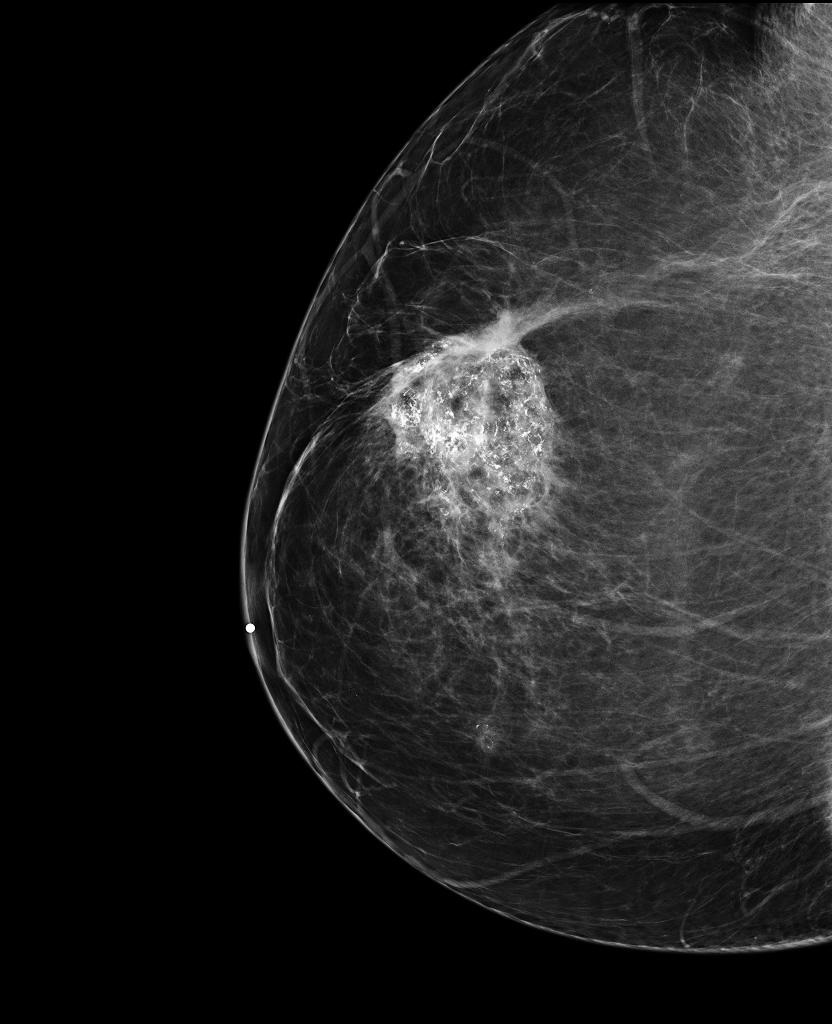
%> input picture ImageProcessing/Sample/3CC_0.jpg, 832 x 1024 px
$ octave Mammogram_Edge.m   (GNU Octave 9; MATLAB toolbox functions it lacks are replaced by stand-ins)
%> lines starting %> are read from the running program, lines starting %| are printed output that depends on the picture; in (x1, y1, x2, y2) boxes, pixels count from 0 and x2, y2 are one past the last pixel; in counts of white or black regions, pixels touching at a corner belong together; the program's own positions count from 1
warning('off','all') %% DON'T WANT TO SEE ANY WARNINGS
clc;
clear all
%% Mammogram Sample %%
img_url = 'Sample/3CC_0.jpg';

I = imread(img_url); %% READ IMAGE
%> I is the input picture: size 1024x832x3 uint8; min 0, max 255, mean 32.8
figure('name', 'Original Mammogram Sample');
imshow(I);

K = imadjust(I,[0 1],[1 0]); %% INVERT IT 1-0 and 0-1
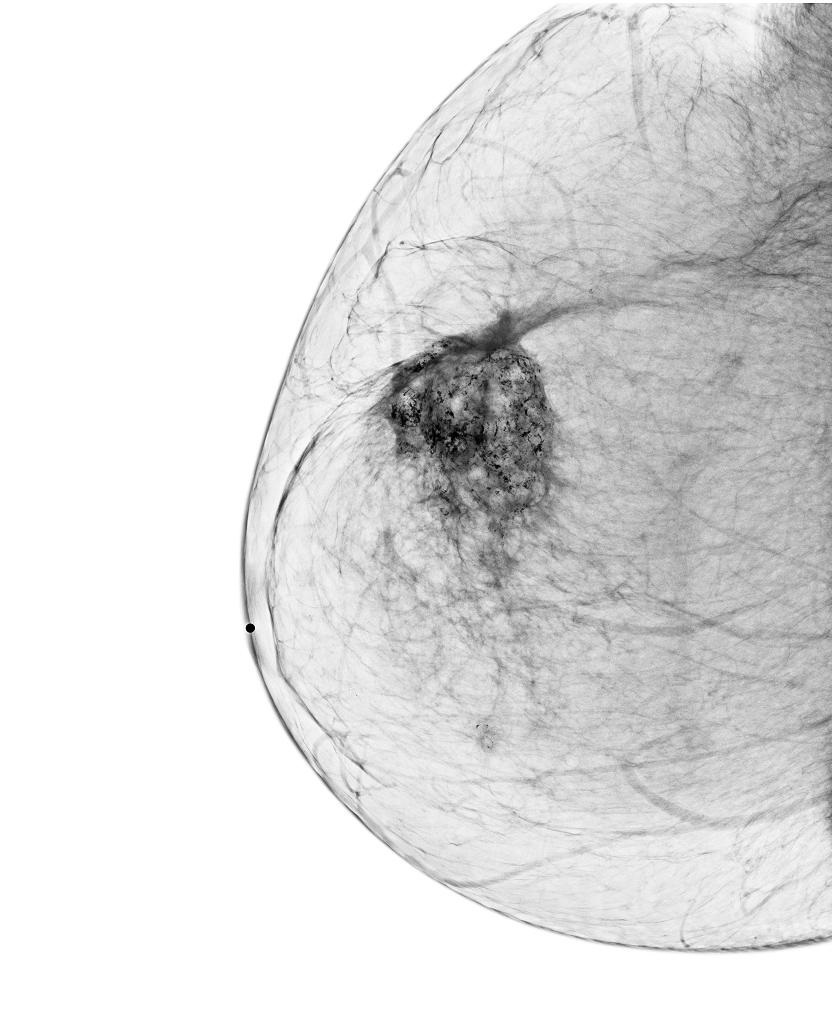
%> K: size 1024x832x3 uint8; min 0, max 255, mean 222.2
figure('name', 'Inverted Image using imadjust');
imshow(K)


E_I = I(:,:,1);

E_k = edge(E_I,'sobel');
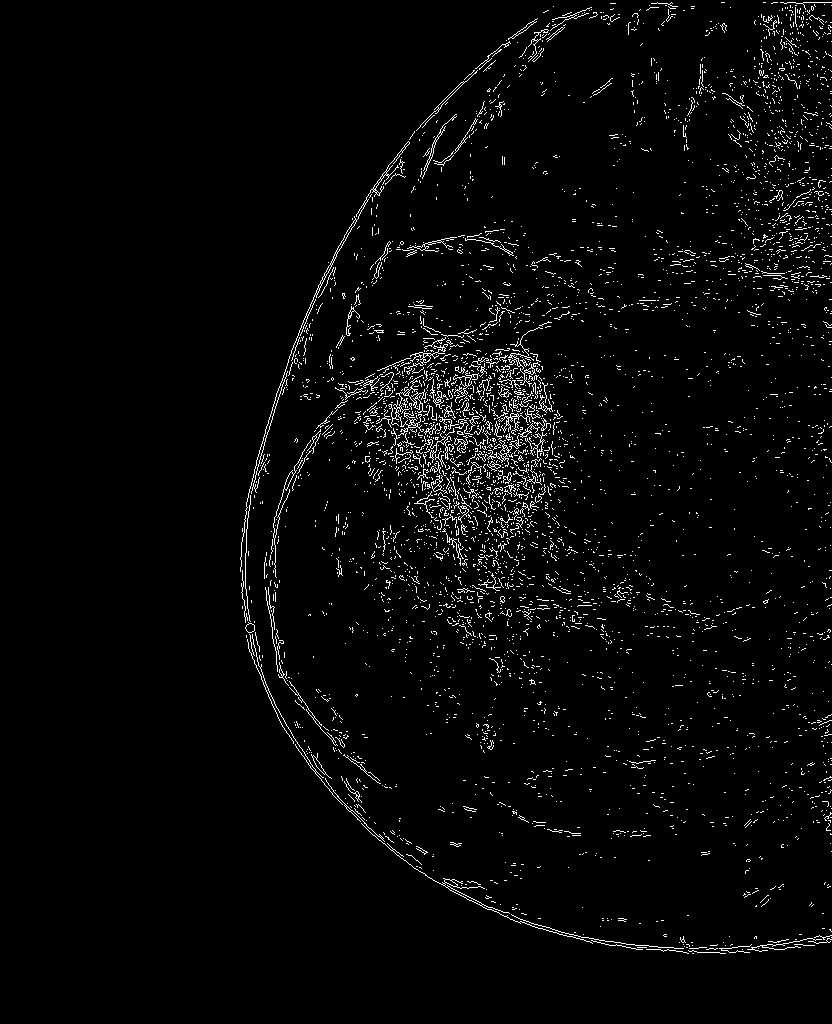
%> E_k: size 1024x832 logical; 2.8% white in thin lines or dots, all inside (x1, y1, x2, y2) = (240, 2, 832, 954)
figure('name','Sobel Edge Detection');
imshow(E_k);

E_k = edge(E_I,'prewitt');
figure('name','Prewitt Edge Detection');
imshow(E_k);

E_k = edge(E_I,'canny');
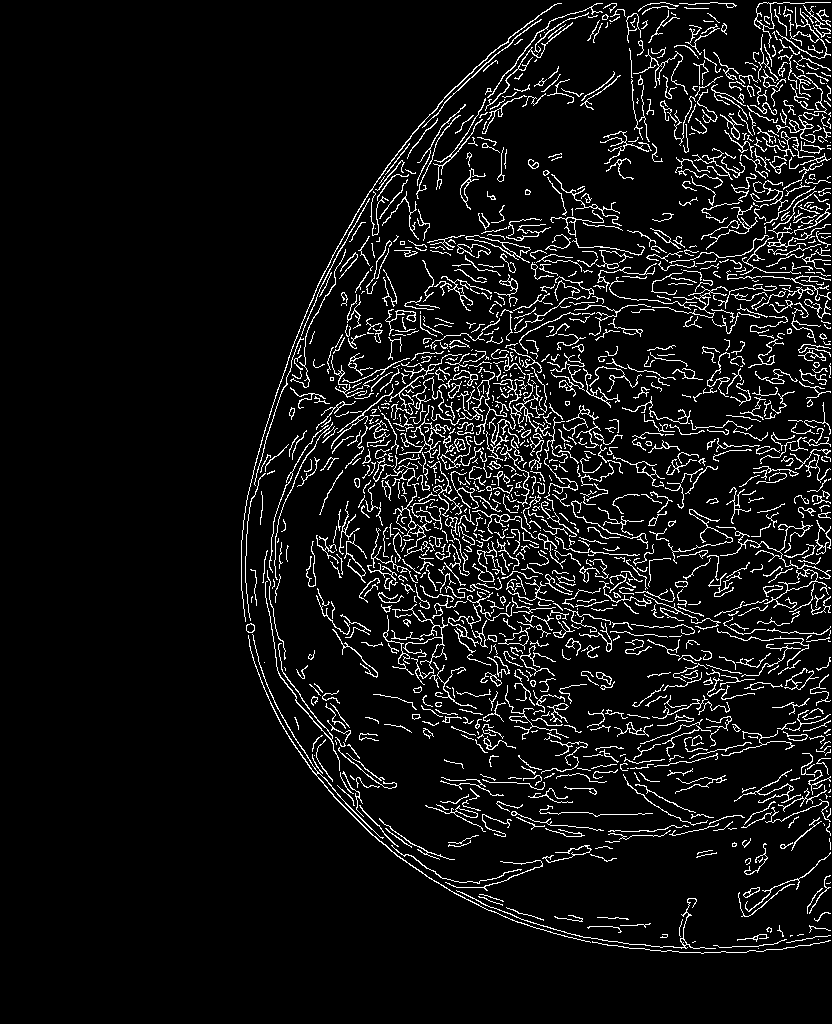
%> E_k: size 1024x832 logical; 7.3% white in thin lines or dots, all inside (x1, y1, x2, y2) = (241, 2, 831, 954)
figure('name','Canny Edge Detection');
imshow(E_k);

E_k = edge(E_I,'roberts');
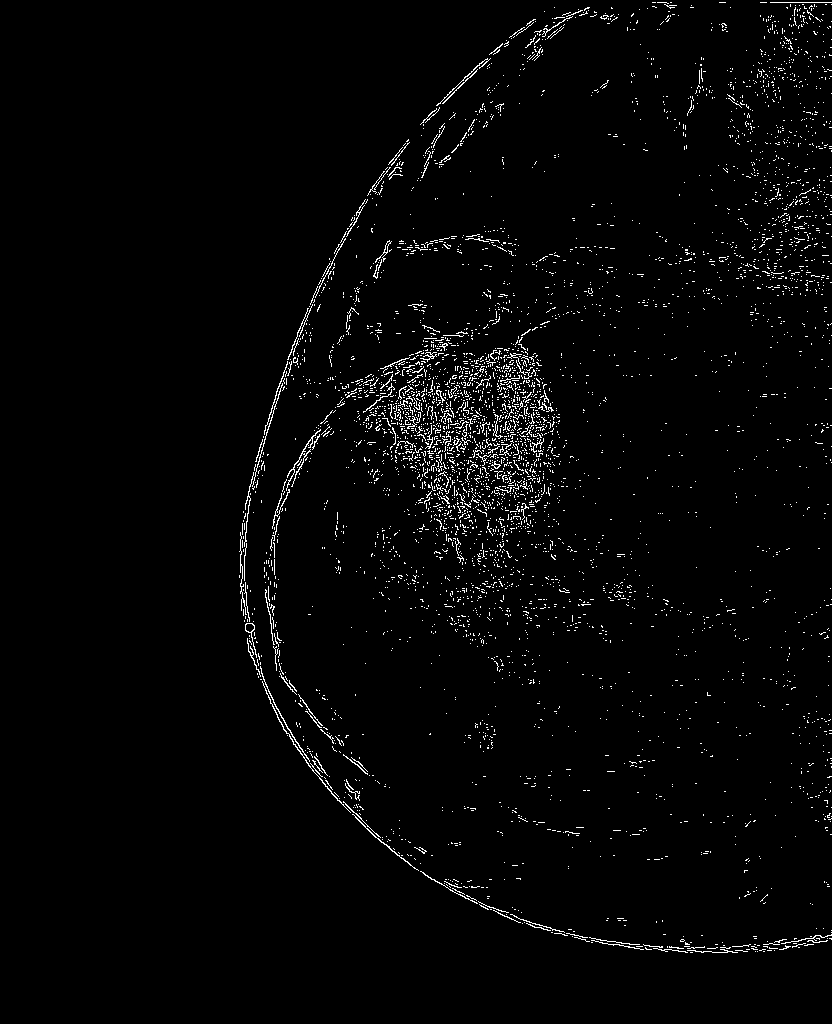
%> E_k: size 1024x832 logical; 2.2% white in thin lines or dots, all inside (x1, y1, x2, y2) = (239, 2, 832, 953)
figure('name','Roberts Edge Detection');
imshow(E_k);

E_k = edge(E_I,'log');
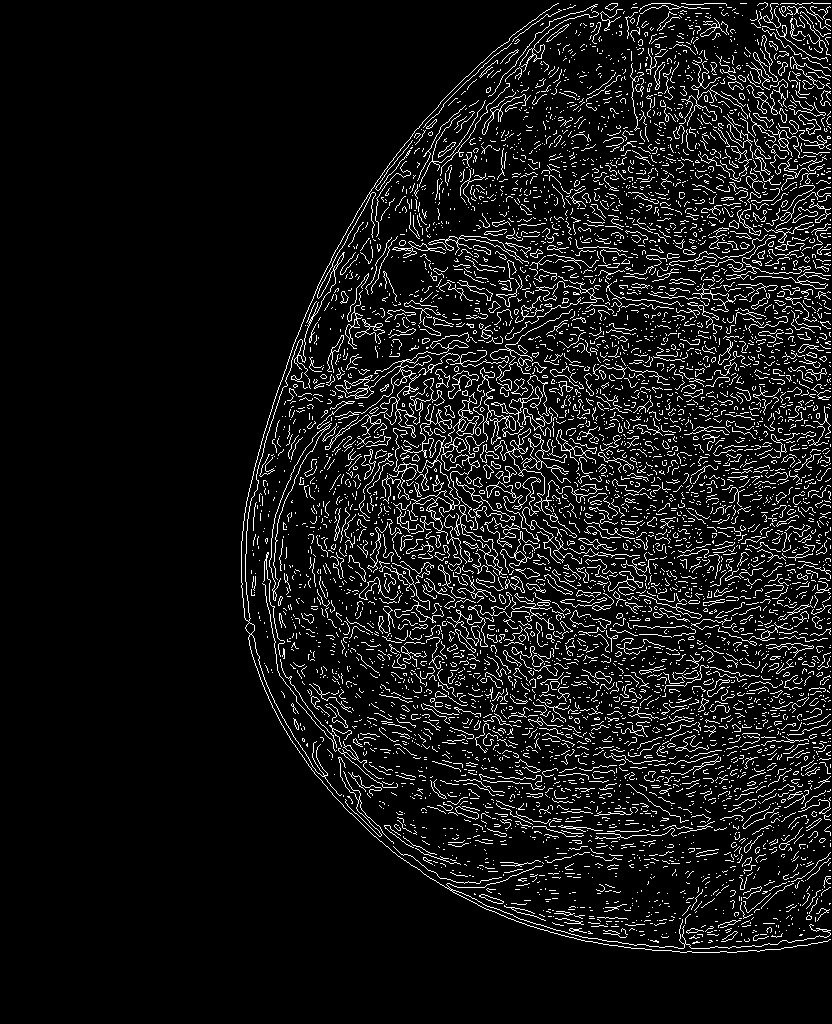
%> E_k: size 1024x832 logical; 8.2% white in thin lines or dots, all inside (x1, y1, x2, y2) = (241, 2, 831, 953)
figure('name','Log Edge Detection');
imshow(E_k);
